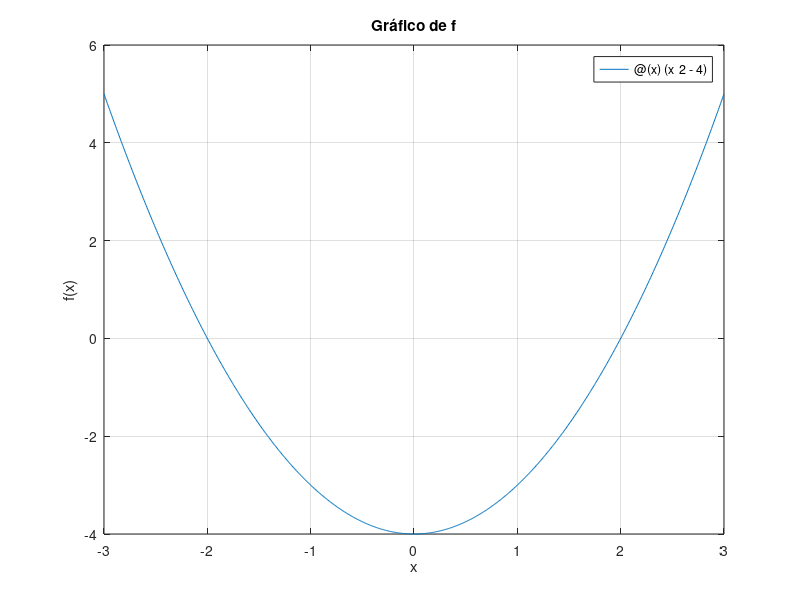

The MATLAB script that drew this image: (Note: this script raises an error after producing the figure.)
%Questão 06:
f = @(x)(x^2-4); 
a = -3; 
b = 3;
epsilon = 10^-4;
MaxIteracoes = 1000;

fplot(f,[-3,3]); 
xlabel x;
ylabel f(x);
grid; 
title('Gráfico de f');

[r1, n1] = Bisseccao(f, a, b, epsilon, MaxIteracoes);
[r2, n2] = NewtonRaphson(f, 0, 0, (a+b)/2, epsilon, MaxIteracoes);
[r3, n3] = Secante_noplot(f, a, b, epsilon, MaxIteracoes);
[X,FVAL,EXITFLAG,OUTPUT]=fzero(f,1); 

f1 = f(r1);
f2 = f(r2);
f3 = f(r3);